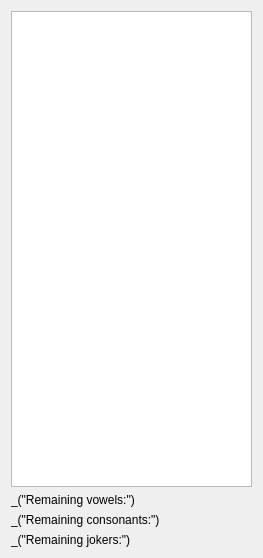
<?xml version="1.0" encoding="UTF-8"?>
<ui version="4.0">
 <class>BagWidget</class>
 <widget class="QWidget" name="BagWidget">
  <property name="geometry">
   <rect>
    <x>0</x>
    <y>0</y>
    <width>263</width>
    <height>558</height>
   </rect>
  </property>
  <layout class="QVBoxLayout" name="verticalLayout">
   <item>
    <widget class="QTreeView" name="treeView">
     <property name="rootIsDecorated">
      <bool>false</bool>
     </property>
    </widget>
   </item>
   <item>
    <layout class="QHBoxLayout" name="horizontalLayout">
     <item>
      <widget class="QLabel" name="label">
       <property name="text">
        <string>_(&quot;Remaining vowels:&quot;)</string>
       </property>
      </widget>
     </item>
     <item>
      <widget class="QLabel" name="labelVowels">
       <property name="text">
        <string/>
       </property>
      </widget>
     </item>
    </layout>
   </item>
   <item>
    <layout class="QHBoxLayout" name="horizontalLayout_2">
     <item>
      <widget class="QLabel" name="label_2">
       <property name="text">
        <string>_(&quot;Remaining consonants:&quot;)</string>
       </property>
      </widget>
     </item>
     <item>
      <widget class="QLabel" name="labelConsonants">
       <property name="text">
        <string/>
       </property>
      </widget>
     </item>
    </layout>
   </item>
   <item>
    <layout class="QHBoxLayout" name="horizontalLayout_3">
     <item>
      <widget class="QLabel" name="label_3">
       <property name="text">
        <string>_(&quot;Remaining jokers:&quot;)</string>
       </property>
      </widget>
     </item>
     <item>
      <widget class="QLabel" name="labelJokers">
       <property name="text">
        <string/>
       </property>
      </widget>
     </item>
    </layout>
   </item>
  </layout>
 </widget>
 <resources/>
 <connections/>
</ui>
